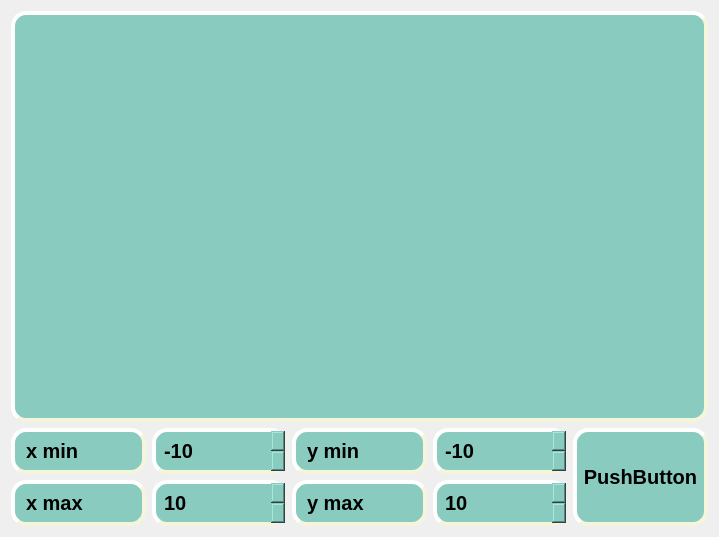
<?xml version="1.0" encoding="UTF-8"?>
<ui version="4.0">
 <class>Graph</class>
 <widget class="QDialog" name="Graph">
  <property name="geometry">
   <rect>
    <x>0</x>
    <y>0</y>
    <width>719</width>
    <height>537</height>
   </rect>
  </property>
  <property name="windowTitle">
   <string>SmartCalc</string>
  </property>
  <layout class="QGridLayout" name="gridLayout">
   <item row="2" column="1">
    <widget class="QSpinBox" name="x_end">
     <property name="styleSheet">
      <string notr="true">
     background-color: rgb(138, 203, 192);
     border-style: outset;
     border-width: 4px;
     border-radius: 15px;
     border-color: beige;
     font: bold 20px;
     padding: 6px;</string>
     </property>
     <property name="minimum">
      <number>1</number>
     </property>
     <property name="maximum">
      <number>1000000</number>
     </property>
     <property name="value">
      <number>10</number>
     </property>
    </widget>
   </item>
   <item row="2" column="3">
    <widget class="QSpinBox" name="y_end">
     <property name="styleSheet">
      <string notr="true">
     background-color: rgb(138, 203, 192);
     border-style: outset;
     border-width: 4px;
     border-radius: 15px;
     border-color: beige;
     font: bold 20px;
     padding: 6px;</string>
     </property>
     <property name="minimum">
      <number>1</number>
     </property>
     <property name="maximum">
      <number>1000000</number>
     </property>
     <property name="value">
      <number>10</number>
     </property>
    </widget>
   </item>
   <item row="1" column="2">
    <widget class="QLabel" name="label_3">
     <property name="styleSheet">
      <string notr="true">
     background-color: rgb(138, 203, 192);
     border-style: outset;
     border-width: 4px;
     border-radius: 15px;
     border-color: beige;
     font: bold 20px;
     padding: 6px;</string>
     </property>
     <property name="text">
      <string>y min</string>
     </property>
    </widget>
   </item>
   <item row="1" column="0">
    <widget class="QLabel" name="label">
     <property name="styleSheet">
      <string notr="true">
     background-color: rgb(138, 203, 192);
     border-style: outset;
     border-width: 4px;
     border-radius: 15px;
     border-color: beige;
     font: bold 20px;
     padding: 6px;</string>
     </property>
     <property name="text">
      <string>x min</string>
     </property>
    </widget>
   </item>
   <item row="2" column="2">
    <widget class="QLabel" name="label_4">
     <property name="styleSheet">
      <string notr="true">
     background-color: rgb(138, 203, 192);
     border-style: outset;
     border-width: 4px;
     border-radius: 15px;
     border-color: beige;
     font: bold 20px;
     padding: 6px;</string>
     </property>
     <property name="text">
      <string>y max</string>
     </property>
    </widget>
   </item>
   <item row="1" column="1">
    <widget class="QSpinBox" name="x_begin">
     <property name="styleSheet">
      <string notr="true">
     background-color: rgb(138, 203, 192);
     border-style: outset;
     border-width: 4px;
     border-radius: 15px;
     border-color: beige;
     font: bold 20px;
     padding: 6px;</string>
     </property>
     <property name="minimum">
      <number>-1000000</number>
     </property>
     <property name="maximum">
      <number>-1</number>
     </property>
     <property name="value">
      <number>-10</number>
     </property>
    </widget>
   </item>
   <item row="1" column="3">
    <widget class="QSpinBox" name="y_begin">
     <property name="styleSheet">
      <string notr="true">
     background-color: rgb(138, 203, 192);
     border-style: outset;
     border-width: 4px;
     border-radius: 15px;
     border-color: beige;
     font: bold 20px;
     padding: 6px;</string>
     </property>
     <property name="minimum">
      <number>-1000000</number>
     </property>
     <property name="maximum">
      <number>-1</number>
     </property>
     <property name="value">
      <number>-10</number>
     </property>
    </widget>
   </item>
   <item row="2" column="0">
    <widget class="QLabel" name="label_2">
     <property name="styleSheet">
      <string notr="true">
     background-color: rgb(138, 203, 192);
     border-style: outset;
     border-width: 4px;
     border-radius: 15px;
     border-color: beige;
     font: bold 20px;
     padding: 6px;</string>
     </property>
     <property name="text">
      <string>x max</string>
     </property>
    </widget>
   </item>
   <item row="0" column="0" colspan="5">
    <widget class="QCustomPlot" name="widget" native="true">
     <property name="styleSheet">
      <string notr="true">
     background-color: rgb(138, 203, 192);
     border-style: outset;
     border-width: 4px;
     border-radius: 15px;
     border-color: beige;
     font: bold 20px;
     padding: 6px;</string>
     </property>
    </widget>
   </item>
   <item row="1" column="4" rowspan="2">
    <widget class="QPushButton" name="pushButton">
     <property name="sizePolicy">
      <sizepolicy hsizetype="Minimum" vsizetype="Preferred">
       <horstretch>0</horstretch>
       <verstretch>0</verstretch>
      </sizepolicy>
     </property>
     <property name="styleSheet">
      <string notr="true">
     background-color: rgb(138, 203, 192);
     border-style: outset;
     border-width: 4px;
     border-radius: 15px;
     border-color: beige;
     font: bold 20px;
     padding: 6px;</string>
     </property>
     <property name="text">
      <string>PushButton</string>
     </property>
    </widget>
   </item>
  </layout>
 </widget>
 <customwidgets>
  <customwidget>
   <class>QCustomPlot</class>
   <extends>QWidget</extends>
   <header>qcustomplot.h</header>
   <container>1</container>
  </customwidget>
 </customwidgets>
 <resources/>
 <connections/>
</ui>
